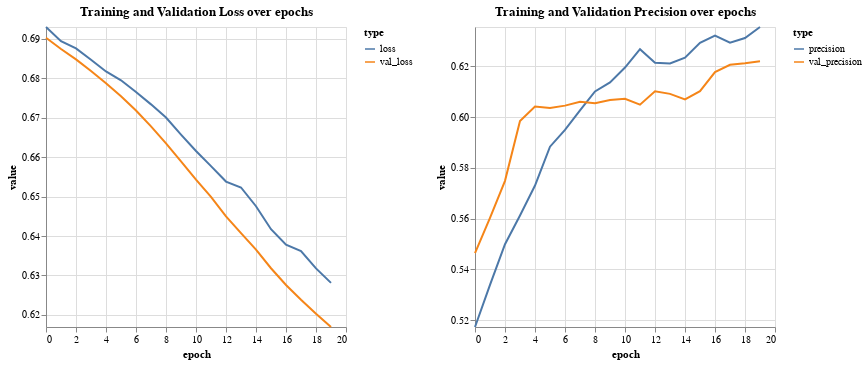

The notebook cell saved with this chart:
### Code cell
visualizeHistory(lstm_hist)

### Figure 1 — Vega-Lite specification as saved in the notebook (floating-point values rounded to 4 significant figures)
{"config": {"view": {"continuousWidth": 300, "continuousHeight": 300}}, "hconcat": [{"data": {"name": "data-28961075b792248d32606b0bd4890e79"}, "mark": {"type": "line"}, "encoding": {"color": {"field": "type", "legend": {"orient": "right"}, "type": "nominal"}, "x": {"field": "epoch", "type": "quantitative"}, "y": {"field": "value", "scale": {"domain": [0.6169, 0.693]}, "type": "quantitative"}}, "title": "Training and Validation Loss over epochs"}, {"data": {"name": "data-2a62fe9d4122f66b3beb07af49b1f402"}, "mark": {"type": "line"}, "encoding": {"color": {"field": "type", "legend": {"orient": "right"}, "type": "nominal"}, "x": {"field": "epoch", "type": "quantitative"}, "y": {"field": "value", "scale": {"domain": [0.5173, 0.6355]}, "type": "quantitative"}}, "title": "Training and Validation Precision over epochs"}], "resolve": {"scale": {"color": "independent"}}, "$schema": "https://vega.github.io/schema/vega-lite/v5.20.1.json", "datasets": {"data-28961075b792248d32606b0bd4890e79": [{"epoch": 0, "type": "loss", "value": 0.693}, {"epoch": 1, "type": "loss", "value": 0.6894}, {"epoch": 2, "type": "loss", "value": 0.6876}, {"epoch": 3, "type": "loss", "value": 0.6847}, {"epoch": 4, "type": "loss", "value": 0.6817}, {"epoch": 5, "type": "loss", "value": 0.6795}, {"epoch": 6, "type": "loss", "value": 0.6765}, {"epoch": 7, "type": "loss", "value": 0.6734}, {"epoch": 8, "type": "loss", "value": 0.67}, {"epoch": 9, "type": "loss", "value": 0.6657}, {"epoch": 10, "type": "loss", "value": 0.6615}, {"epoch": 11, "type": "loss", "value": 0.6577}, {"epoch": 12, "type": "loss", "value": 0.6538}, {"epoch": 13, "type": "loss", "value": 0.6523}, {"epoch": 14, "type": "loss", "value": 0.6476}, {"epoch": 15, "type": "loss", "value": 0.6417}, {"epoch": 16, "type": "loss", "value": 0.6378}, {"epoch": 17, "type": "loss", "value": 0.6362}, {"epoch": 18, "type": "loss", "value": 0.6318}, {"epoch": 19, "type": "loss", "value": 0.6281}, {"epoch": 0, "type": "val_loss", "value": 0.6903}, {"epoch": 1, "type": "val_loss", "value": 0.6874}, {"epoch": 2, "type": "val_loss", "value": 0.6848}, {"epoch": 3, "type": "val_loss", "value": 0.6818}, {"epoch": 4, "type": "val_loss", "value": 0.6787}, {"epoch": 5, "type": "val_loss", "value": 0.6754}, {"epoch": 6, "type": "val_loss", "value": 0.6718}, {"epoch": 7, "type": "val_loss", "value": 0.6678}, {"epoch": 8, "type": "val_loss", "value": 0.6635}, {"epoch": 9, "type": "val_loss", "value": 0.6589}, {"epoch": 10, "type": "val_loss", "value": 0.6543}, {"epoch": 11, "type": "val_loss", "value": 0.6499}, {"epoch": 12, "type": "val_loss", "value": 0.645}, {"epoch": 13, "type": "val_loss", "value": 0.6407}, {"epoch": 14, "type": "val_loss", "value": 0.6365}, {"epoch": 15, "type": "val_loss", "value": 0.6318}, {"epoch": 16, "type": "val_loss", "value": 0.6276}, {"epoch": 17, "type": "val_loss", "value": 0.6238}, {"epoch": 18, "type": "val_loss", "value": 0.6203}, {"epoch": 19, "type": "val_loss", "value": 0.6169}], "data-2a62fe9d4122f66b3beb07af49b1f402": [{"epoch": 0, "type": "precision", "value": 0.5173}, {"epoch": 1, "type": "precision", "value": 0.5339}, {"epoch": 2, "type": "precision", "value": 0.5499}, {"epoch": 3, "type": "precision", "value": 0.5612}, {"epoch": 4, "type": "precision", "value": 0.573}, {"epoch": 5, "type": "precision", "value": 0.5883}, {"epoch": 6, "type": "precision", "value": 0.595}, {"epoch": 7, "type": "precision", "value": 0.6026}, {"epoch": 8, "type": "precision", "value": 0.6101}, {"epoch": 9, "type": "precision", "value": 0.6137}, {"epoch": 10, "type": "precision", "value": 0.6195}, {"epoch": 11, "type": "precision", "value": 0.6267}, {"epoch": 12, "type": "precision", "value": 0.6214}, {"epoch": 13, "type": "precision", "value": 0.6211}, {"epoch": 14, "type": "precision", "value": 0.6234}, {"epoch": 15, "type": "precision", "value": 0.6293}, {"epoch": 16, "type": "precision", "value": 0.6321}, {"epoch": 17, "type": "precision", "value": 0.6293}, {"epoch": 18, "type": "precision", "value": 0.6312}, {"epoch": 19, "type": "precision", "value": 0.6355}, {"epoch": 0, "type": "val_precision", "value": 0.5464}, {"epoch": 1, "type": "val_precision", "value": 0.5603}, {"epoch": 2, "type": "val_precision", "value": 0.5749}, {"epoch": 3, "type": "val_precision", "value": 0.5984}, {"epoch": 4, "type": "val_precision", "value": 0.6042}, {"epoch": 5, "type": "val_precision", "value": 0.6036}, {"epoch": 6, "type": "val_precision", "value": 0.6045}, {"epoch": 7, "type": "val_precision", "value": 0.606}, {"epoch": 8, "type": "val_precision", "value": 0.6055}, {"epoch": 9, "type": "val_precision", "value": 0.6067}, {"epoch": 10, "type": "val_precision", "value": 0.6072}, {"epoch": 11, "type": "val_precision", "value": 0.6049}, {"epoch": 12, "type": "val_precision", "value": 0.6102}, {"epoch": 13, "type": "val_precision", "value": 0.6091}, {"epoch": 14, "type": "val_precision", "value": 0.607}, {"epoch": 15, "type": "val_precision", "value": 0.6102}, {"epoch": 16, "type": "val_precision", "value": 0.6177}, {"epoch": 17, "type": "val_precision", "value": 0.6206}, {"epoch": 18, "type": "val_precision", "value": 0.6212}, {"epoch": 19, "type": "val_precision", "value": 0.622}]}}
